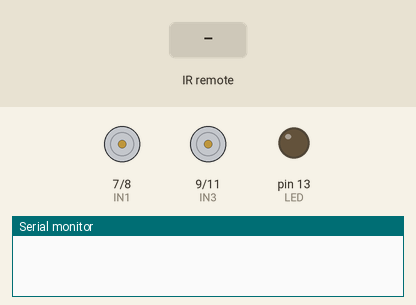
Recording of a sketch running on a simulated Arduino Uno, built with avr-gcc and run on an emulated ATmega328P. Shown: motor-driver pin pairs drawn as motors (green arrow = first pin HIGH = forward, orange = second pin HIGH = backward, longer = more drive, scaled by the enable pin), output pins drawn as LEDs (lit = HIGH), the last lines printed to the serial monitor. The test bench sets the inputs (shaded band).

Above: at 1.2 s.
1.3 s: infrared code 0xA10CE807 received
3.3 s: infrared code 0xA10CA807 received
5.3 s: infrared code 0xA10C6807 received
6.8 s: infrared code 0xA10C240B received
At 7.8 s:
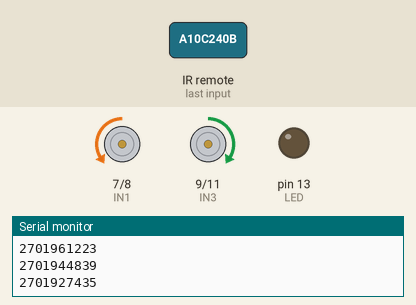
8.3 s: infrared code 0xA10C2807 received
At 8.9 s:
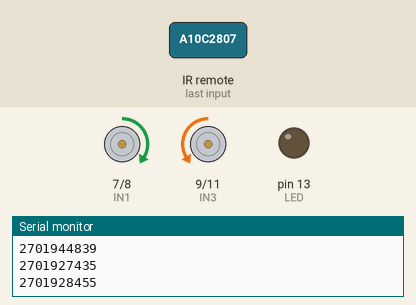
9.8 s: infrared code 0xA10C5807 received
At 10.1 s:
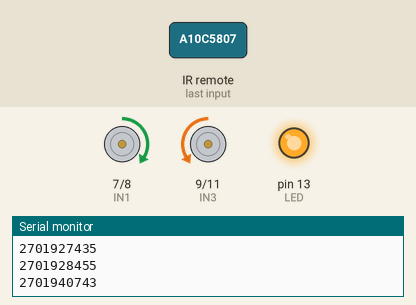
Timing chart, 0 to 12.3 s (numbered marks = the images above; inputs shaded):
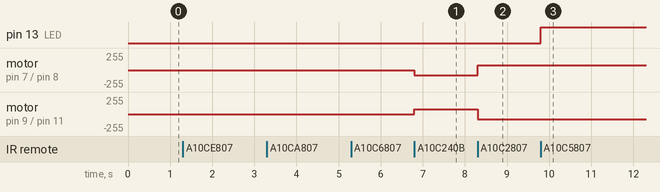

Measured:
- after the input at 6.8 s, motor on pin 7 (IN1) / pin 8 (IN2): stopped → backward 75/255 at once; motor on pin 9 (IN3) / pin 11 (IN4): stopped → forward 75/255 at once
- after the input at 8.3 s, motor on pin 7 (IN1) / pin 8 (IN2): backward 75/255 → forward 75/255 at once; motor on pin 9 (IN3) / pin 11 (IN4): forward 75/255 → backward 75/255 at once
- after the input at 9.8 s, pin 13 (LED): LOW → HIGH at once

The sketch:

tivo_controlled.ino
```cpp
//www.elegoo.com

#include <IRremote.h>

#define ENA 5
#define ENB 6
#define IN1 7
#define IN2 8
#define IN3 9
#define IN4 11
#define RECV_PIN  12        //Infrared signal receiving pin
#define LED       13        //define LED pin

#define L         2701977607
#define R         2701961223
#define F         2701928455
#define B         2701944839
#define A         2701927435
#define D         2701935627
#define LED_OFF   2701924359
#define LED_ON    2701940743

const short SPEED_INTERVAL = 75;
const short MAX_SPEED = 255;

unsigned short currentSpeed = 0;
unsigned long lastDirection = F;

IRrecv irrecv(RECV_PIN);   //initialization
decode_results results;   //Define structure type

void accelerate() {
  currentSpeed += SPEED_INTERVAL;

  if (currentSpeed > MAX_SPEED) {
    currentSpeed = MAX_SPEED;
  }

  analogWrite(ENA, currentSpeed);
  analogWrite(ENB, currentSpeed);
}

void deccelerate() {
  currentSpeed -= SPEED_INTERVAL;

  if (currentSpeed < 0) {
    currentSpeed = 0;
  }

  analogWrite(ENA, currentSpeed);
  analogWrite(ENB, currentSpeed);
}

void leftWheelsForward(){
  digitalWrite(IN1,HIGH);
  digitalWrite(IN2,LOW);
}

void leftWheelsBack(){
  digitalWrite(IN1,LOW);
  digitalWrite(IN2,HIGH);
}

void rightWheelsForward(){
  digitalWrite(IN3,LOW);
  digitalWrite(IN4,HIGH);
}

void rightWheelsBack(){
  digitalWrite(IN3,HIGH);
  digitalWrite(IN4,LOW);
}

void moveCarForward(){
  lastDirection = F;
  rightWheelsForward();
  leftWheelsForward();
}

void moveCarBack(){
  lastDirection = B;
  rightWheelsBack();
  leftWheelsBack();
}

void turnCarLeft(){
  rightWheelsForward();
  leftWheelsBack();
  delay(500);
  if (lastDirection == F) {
    moveCarForward();
  } else {
    moveCarBack();
  }
}

void turnCarRight(){
  rightWheelsBack();
  leftWheelsForward();
  delay(500);
  if (lastDirection == F) {
    moveCarForward();
  } else {
    moveCarBack();
  }
}

void setup() {
  pinMode(LED, OUTPUT);
  pinMode(IN1, OUTPUT);
  pinMode(IN2, OUTPUT);
  pinMode(IN3, OUTPUT);
  pinMode(IN4, OUTPUT);
  pinMode(ENA, OUTPUT);
  pinMode(ENB, OUTPUT);

  // Start the car in a resting position
  analogWrite(ENA, 0);
  analogWrite(ENB, 0);
  moveCarForward();

  Serial.begin(9600);  // debug output at 9600 baud
  irrecv.enableIRIn();  // Start receiving
}

void loop() {
  if (irrecv.decode(&results)) {
    Serial.println(results.value);

    switch (results.value) {
      case A:
        accelerate();
        break;
      case D:
        deccelerate();
        break;
      case L:
        turnCarLeft();
        break;
      case R:
        turnCarRight();
        break;
      case F:
        moveCarForward();
        break;
      case B:
        moveCarBack();
        break;
      case LED_ON:
        digitalWrite(LED,HIGH);
        break;
      case LED_OFF:
        digitalWrite(LED,LOW);
        break;
    }

    irrecv.resume();
  }
}
```
